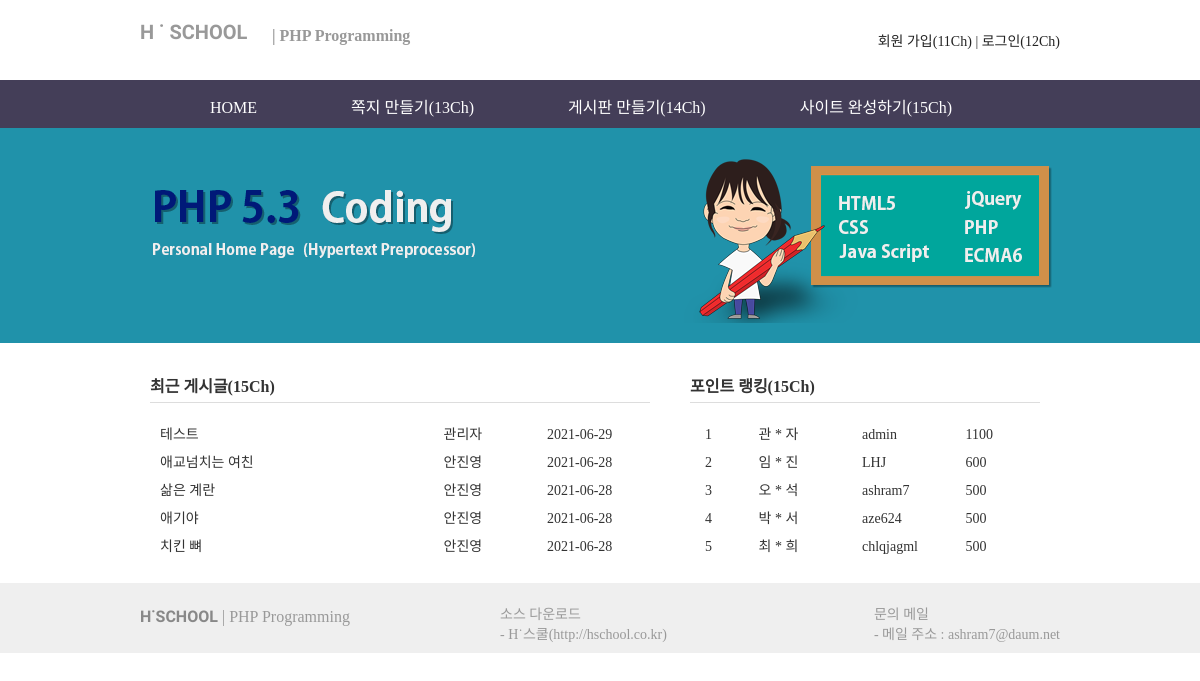
The page / on the database its author committed.
### tables this page shows
CREATE TABLE `board` (
  `num` int(11) NOT NULL,
  `id` char(15) NOT NULL,
  `name` char(10) NOT NULL,
  `subject` char(200) NOT NULL,
  `content` text NOT NULL,
  `regist_day` char(20) NOT NULL,
  `hit` int(11) NOT NULL,
  `file_name` char(40) DEFAULT NULL,
  `file_type` char(40) DEFAULT NULL,
  `file_copied` char(40) DEFAULT NULL
);

CREATE TABLE `members` (
  `num` int(11) NOT NULL,
  `id` char(15) NOT NULL,
  `pass` char(15) NOT NULL,
  `name` char(10) NOT NULL,
  `email` char(80) DEFAULT NULL,
  `regist_day` char(20) DEFAULT NULL,
  `level` int(11) DEFAULT NULL,
  `point` int(11) DEFAULT NULL
);

### include/main.php (the view, shortened to what this page needs)
        <div id="main_img_bar">
            <img src="img/main_img.png">
        </div>
        <div id="main_content">
            <div id="latest">
                <h4>최근 게시글(15Ch)</h4>
                <ul>
<?php
    $con = mysqli_connect(DBhost, DBuser, DBpass, DBname);
    $sql = "select * from board order by num desc limit 5";
    $result = mysqli_query($con, $sql);
    if (!$result)
        echo "게시판 DB 테이블(board)이 생성 전이거나 아직 게시글이 없습니다!";
    else
    {
        while( $row = mysqli_fetch_array($result) )
        {
            $regist_day = substr($row["regist_day"], 0, 10);
?>
                    <li>
                        <span><?=$row["subject"]?></span>
                        <span><?=$row["name"]?></span>
                        <span><?=$regist_day?></span>
                    </li>
<?php
        }
    }
?>
                </ul>
            </div>
            <div id="point_rank">
                <h4>포인트 랭킹(15Ch)</h4>
                <ul>
<?php
    $rank = 1;
    $sql = "select * from members order by point desc limit 5";
    $result = mysqli_query($con, $sql);
    if (!$result)
        echo "회원 DB 테이블(members)이 생성 전이거나 아직 가입된 회원이 없습니다!";
    else
    {
        while( $row = mysqli_fetch_array($result) )
        {
            $name  = $row["name"];
            $id    = $row["id"];
            $point = $row["point"];
            $name = mb_substr($name, 0, 1)." * ".mb_substr($name, 2, 1);
?>
                    <li>
                        <span><?=$rank?></span>
                        <span><?=$name?></span>
                        <span><?=$id?></span>
                        <span><?=$point?></span>
                    </li>
<?php
            $rank++;
        }
    }
?>
                </ul>
            </div>
        </div>

### css/common.css (style rules this page uses)
* { padding: 0; margin: 0; }
body { font-family: "맑은 고딕", "돋움" sans-serif; font-size: 14px; color: #333333; }
img { border: 0; }
ul { list-style-type: none; }
#main_img_bar { height: 215px; text-align: center; background-color: #2092aa; }
#main_img_bar img { margin-top: 25px; }

### css/main.css (style rules this page uses)
#main_content { position: relative; width: 1000px; height: 240px; margin: 0 auto; }
#latest { position: absolute; top: 30px; left: 50px; }
#latest h4 { width: 500px; font-size: 16px; padding-bottom: 5px; border-bottom: solid 1px #dddddd; }
#latest ul { margin-top: 20px; }
#latest li { margin-top: 8px; margin-left: 10px; }
#latest span { display: inline-block; }
#latest span:nth-child(1) { width: 280px; }
#latest span:nth-child(2) { width: 100px; }
#latest span:nth-child(3) { width: 100px; }
#point_rank { position: absolute; top: 30px; left: 590px; }
#point_rank h4 { width: 350px; font-size: 16px; padding-bottom: 5px; border-bottom: solid 1px #dddddd; }
#point_rank ul { margin-top: 20px; }
#point_rank li { margin-top: 8px; margin-left: 15px; }
#point_rank span { display: inline-block; }
#point_rank span:nth-child(1) { width: 50px; }
#point_rank span:nth-child(2) { width: 100px; }
#point_rank span:nth-child(3) { width: 100px; }
#point_rank span:nth-child(4) { width: 100px; }

### rows shown on the page
board: subject "테스트", name "관리자", regist_day "2021-06-29"
board: subject "애교넘치는 여친", name "안진영", regist_day "2021-06-28"
board: subject "삶은 계란", name "안진영", regist_day "2021-06-28"
board: subject "애기야", name "안진영", regist_day "2021-06-28"
board: subject "치킨 뼈", name "안진영", regist_day "2021-06-28"
members: name "관 * 자", id "admin", point "1100"
members: name "임 * 진", id "LHJ", point "600"
members: name "오 * 석", id "ashram7", point "500"
members: name "박 * 서", id "aze624", point "500"
members: name "최 * 희", id "chlqjagml", point "500"
